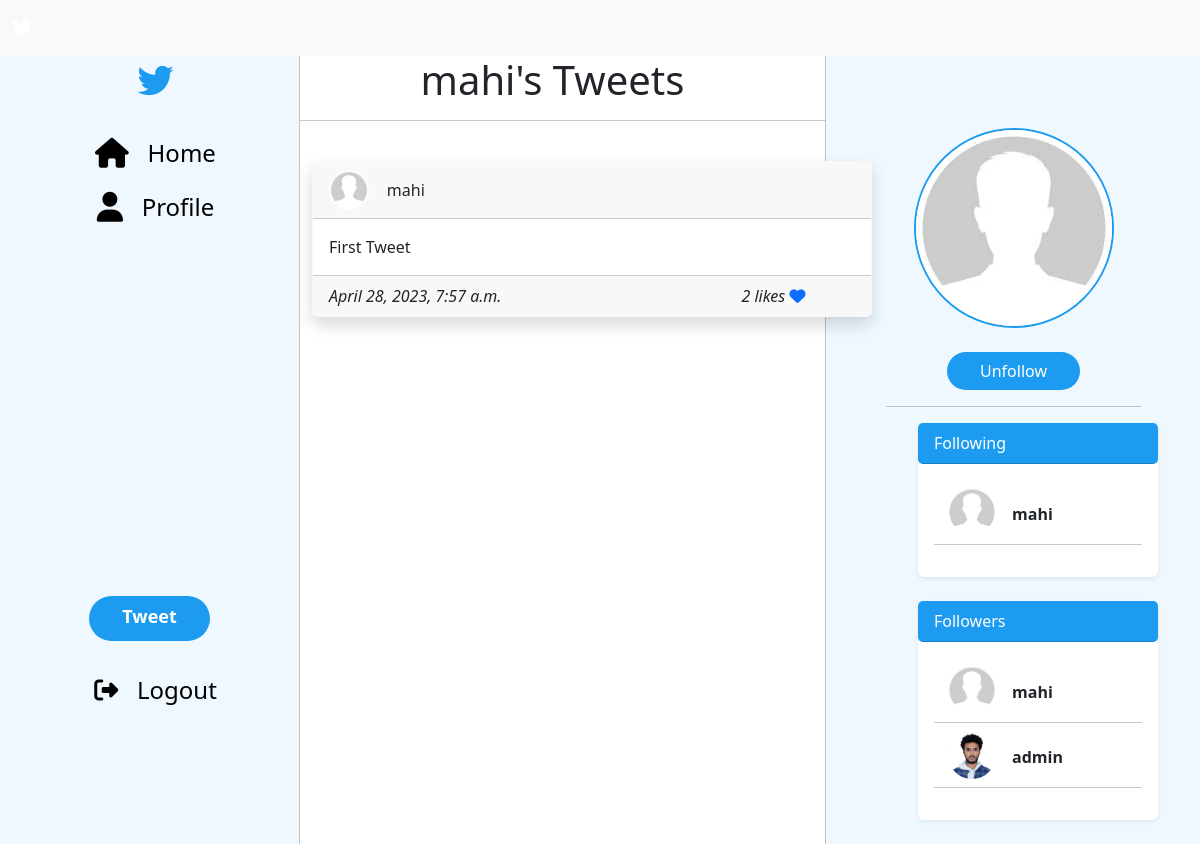
/profile/11 (signed in), run on the app's committed database.
### Twitter/models.py (models this page shows, shortened)
class Profile(models.Model):
    user = models.OneToOneField(User , on_delete= models.CASCADE)
    follows = models.ManyToManyField( "self" ,
                                     symmetrical=False,
                                     blank=True,
                                     related_name="followed_by")
    date_modified= models.DateTimeField(User,auto_now=True)
    profile_image = models.ImageField( blank=True,null= True, upload_to='images/')
    def __str__(self):
        return self.user.username
    @property
    def get_photo_url(self):
        if self.profile_image and hasattr(self.profile_image, 'url'):
            return self.profile_image.url
        else:
            return "/static/images/default.jpg"

class Tweets(models.Model):
    user = models.ForeignKey(User, related_name="tweets",on_delete=models.DO_NOTHING)
    body = models.CharField(max_length= 2000)
    created_at = models.DateTimeField(auto_now_add=True)
    likes = models.ManyToManyField(User, related_name="tweet_like" , blank=True)
    image = models.ImageField( blank=True,null= True, upload_to='posts/')
    tag = models.CharField( blank=True,null= True,max_length=30)
    def like_counter(self):
        return self.likes.count()

### Twitter/views.py (the view, shortened to what this page needs)
# urls.py: path('profile/<int:id>', views.profile, name = "profile"),
def profile(request, id):
    if request.user.is_authenticated:
        tweets= Tweets.objects.filter(user_id = id)[::-1]
        profile = Profile.objects.get(user_id = id)
        user_profile = request.user.profile
        return render(request,'profile.html',{'profile':profile, "tweets":tweets, "current_user":user_profile})
    else:
        messages.success(request,('You must be logged in first'))
        return redirect('login')

### Twitter/templates/profile.html (shortened to what this page needs)
{% extends 'base.html' %}
{% load static %}
{% block content %}
{% if profile %}
<div class="container ">
    <div class="row">
        <div class="col-2" style=" margin-right: 40px;">
        </div>
        <div class="col-6"
            style="border-right: 1px solid rgb(190, 190, 190); padding-right: 0px; background-color: white;">
            <div class="text-center">
                {% if current_user.user.username == profile.user.username %}
                <h1>Your Tweets</h1>
                {% else %}
                <h1>{{ profile.user.username }}'s Tweets</h1>
                {% endif %}
            </div>
            <hr>
            <br>
            {% if tweets %}
            {% for tweet in tweets %}
            <div class="card border-light shadow" style="width: 35rem; margin-left: 2rem; background-color: white;">
                <div class="card-header fw-bold">
                    <div class="row">
                        <div class="col-1">
                            <img src="{{ tweet.user.profile.get_photo_url }}" alt="Profile Picture"
                                style="width: 40px; height: 40px; border: 1px solid white;" class="rounded-circle">
                        </div>
                        <div class="col-10 align-self-center">
                            <a href="{% url 'profile' tweet.user.id %}" class="btn border-0">{{ tweet.user }}</a>
                        </div>
                        <div class="col-1">
                        </div>
                    </div>
                </div>
                <div class="card-body">
                    <p class="card-text">{{ tweet.body }}</p>
                </div>
                <div class="card-footer fw-light fst-italic ">
                    <div class="row">
                        <div class="col-9">{{ tweet.created_at }}</div>
                        <div class="col-3">
                            {{tweet.like_counter}} likes
                            <a href="{% url 'like_tweet' tweet.id %}">
                                {% if user in tweet.likes.all %}
                                <i class="fa-solid fa-heart"></i>
                                {% else %}
                                <i class="fa fa-heart-o"></i>
                                {% endif %}
                            </a>
                        </div>
                    </div>
                </div>
            </div> <br> <br>
            {% endfor %}
            {% else %}
            <small class="text-body-secondary"><u>No tweets yet</u> </small>
            {% endif %}
        </div>
        <div class="col-3" style="margin-left: 3rem;">
            <br><br><br>
            <div class="text-center">
                <img src="{{ profile.get_photo_url }}" alt="Profile Picture"
                    style="width: 200px; height: 200px; border: 2px solid #1D9BF0;" class="rounded-circle">
                <br>
                <br>
            </div>
            <div class="text-center">
                {% if current_user.user.username != profile.user.username %}
                <form action="" method="POST">
                    {% if profile in user.profile.follows.all %}
                    <button class=" btn btn-danger" name="follow" value="unfollow" type="submit"
                        style="border-radius: 9999px;padding-left: 32px;
                padding-right: 32px;  color: white;   background-color: rgb(29, 155, 240);border-color: rgba(0, 0, 0, 0); ">Unfollow</button>
                    {% else %}
                    <button class=" btn btn-primary" name="follow" value="follow" type="submit"
                        style="border-radius: 9999px;padding-left: 32px;
                padding-right: 32px;  color: white;   background-color: rgb(29, 155, 240);border-color: rgba(0, 0, 0, 0); ">follow</button>
                    {% endif %}
                </form>
                {% endif %}
            </div>
            <hr>
            <div class="card shadow-sm" style="width: 15rem; border: 0px; margin-left: 2rem; ">
                <div class="card-header" style="background-color: #1D9BF0; color:white;border-radius: 5px;">
                    Following
                </div>
                <div class="card-body">
                    <p class="card-text m-0">
                        {% for following in profile.follows.all %}
                        <a href="{% url 'profile' following.user.id %}" class="fw-bold btn d-flex">
                            <img src="{{ following.user.profile.get_photo_url }}" alt="Profile Picture"
                                style="width: 50px; height: 50px; border: 1px solid white;" class="rounded-circle">
                            <span style="margin-top: 15px; margin-left: 15px;">{{following}}</span>
                        </a>
                        <hr style="margin: 0px;">
                        {%endfor%}
                    </p>
                </div>
            </div>
            <br>
            <div class="card shadow-sm" style="width: 15rem; border: 0px; margin-left: 2rem;">
                <div class="card-header" style="background-color: #1D9BF0; color:white;border-radius: 5px;">
                    Followers
                </div>
                <div class="card-body">
                    <p class="card-text m-0">{% for follower in profile.followed_by.all %}
                        <a href="{% url 'profile' follower.user.id %}" class="fw-bold btn d-flex">
                            <img src="{{ follower.user.profile.get_photo_url }}" alt="Profile Picture"
                                style="width: 50px; height: 50px; border: 1px solid white;" class="rounded-circle">
                            <span style="margin-top: 15px; margin-left: 15px;">{{follower}}</span>
                        </a>
                        <hr style="margin: 0px;">
                        {%endfor%}
                    </p>
                </div>
            </div>
            <br>
        </div>
    </div>
</div>
{% endif %}
{% endblock %}

### Twitter/templates/sidebar.html (style rules this page uses)
.sidenav a, button { padding: 6px 8px 10px 20px; border-radius: 2rem; text-decoration: none; font-size: 18px; color: #818181; display: flexbox; }

### data on the page
Profile: user.username "mahi", shows a picture
Tweets: user "mahi", body "First Tweet", created_at "April 28, 2023, 7:57 a.m.", like_counter "2"
Profile: user.profile.get_photo_url (picture), user.username "admin"
